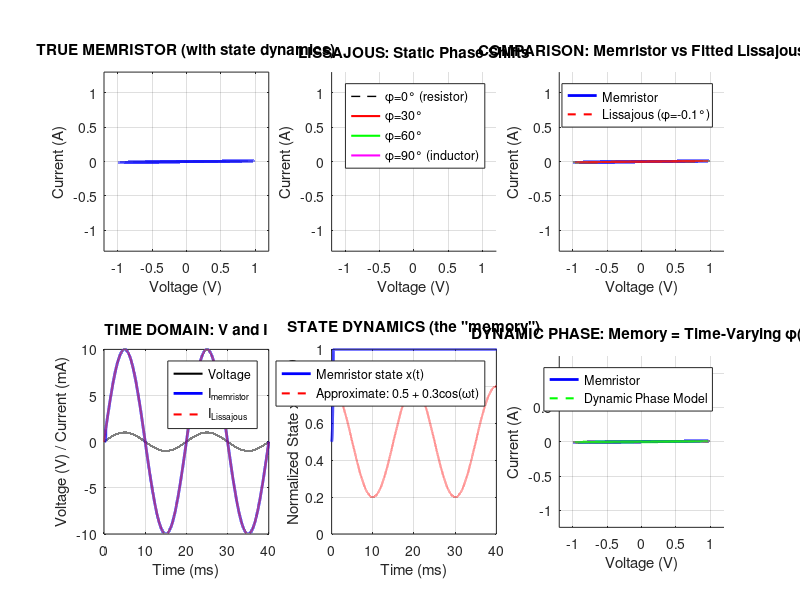

The MATLAB script that drew this image:
% ============================================================
% Proof: Memristor Hysteresis = Glorified Lissajous Figure
% Demonstrates that "memory" is just dynamic phase shifting
% ============================================================

clear all;
close all;

% --- Time setup ---
dt = 1e-6;
t_end = 0.04;  % 40ms - two full cycles at 50Hz
t = 0:dt:t_end;

% --- Input signal (50 Hz sine) ---
f = 50;
V_amp = 1.0;
V = V_amp * sin(2*pi*f*t);

fprintf("Generating comparison between memristor and Lissajous figures...\n\n");

% ============================================================
% 1. TRUE MEMRISTOR (with state dynamics)
% ============================================================

% Memristor parameters
R_ON = 100;
R_OFF = 16000;
D = 10e-9;
mu_v = 1e-10;

% Joglekar window function
p = 1;
window_func = @(x) 1 - (2*x - 1).^(2*p);

% Initial state
x = 0.5;  % normalized state w/D, starts at midpoint
w = x * D;

% Preallocate
I_mem = zeros(size(t));
x_history = zeros(size(t));

% Simulate memristor
for i = 1:length(t)
    % Current resistance
    R = R_ON * (w/D) + R_OFF * (1 - w/D);

    % Current
    I_mem(i) = V(i) / R;

    % State dynamics with window
    x = w/D;
    x = max(0, min(1, x));  % hard clamp for safety

    F_window = window_func(x);
    dw_dt = mu_v * (R_ON / D) * I_mem(i) * F_window;

    w = w + dw_dt * dt;
    w = max(0, min(D, w));

    x_history(i) = w/D;
end

% ============================================================
% 2. LISSAJOUS APPROXIMATION (phase-shifted signals)
% ============================================================

% Key insight: memristor current lags voltage due to state integration
% The state x integrates voltage → creates phase lag
% Let's approximate this with a simple phase-lagged sinusoid

% Calculate approximate phase shift from memristor state dynamics
% The state roughly integrates: x ~ integral(V) ~ -cos(wt)
% So current ~ V/R(x) has mixed sin and cos components

% Simple Lissajous with phase lag
phi_degrees = [0, 30, 60, 90];  % Different phase lags

% We'll also try to match the memristor using its actual phase
% Extract phase from memristor current using Hilbert-like approach
% Simple approximation: fit I_mem ~ a*sin(wt) + b*cos(wt)

omega = 2*pi*f;
sin_basis = sin(omega*t);
cos_basis = cos(omega*t);

% Least squares fit
a_mem = sum(I_mem .* sin_basis) / sum(sin_basis .* sin_basis);
b_mem = sum(I_mem .* cos_basis) / sum(cos_basis .* cos_basis);

% Actual phase and amplitude from memristor
phi_mem = atan2(b_mem, a_mem);
A_mem = sqrt(a_mem^2 + b_mem^2);

% Generate Lissajous with extracted phase
I_lissajous_matched = A_mem * sin(omega*t + phi_mem);

% Also generate pure phase-shifted versions for comparison
I_lissajous_30 = max(abs(I_mem)) * sin(omega*t + pi/6);
I_lissajous_60 = max(abs(I_mem)) * sin(omega*t + pi/3);
I_lissajous_90 = max(abs(I_mem)) * sin(omega*t + pi/2);

% ============================================================
% 3. DYNAMIC PHASE (the "memory" part)
% ============================================================

% The memristor's "memory" is that the phase changes over time
% Let's create a time-varying phase based on the state

% State x varies → changes R → changes phase
% Model: phi(t) depends on state history
phi_dynamic = atan2(x_history - 0.5, 0.5);  % Simple state-dependent phase

I_dynamic_phase = zeros(size(t));
for i = 1:length(t)
    % Current with time-varying phase shift
    A_scale = 1/((R_ON * x_history(i) + R_OFF * (1 - x_history(i))));
    I_dynamic_phase(i) = V_amp * A_scale * sin(omega*t(i) + phi_dynamic(i));
end

% ============================================================
% 4. PLOTTING: Side-by-side comparison
% ============================================================

figure('Position', [100, 100, 1400, 900]);

% --- Plot 1: True Memristor Hysteresis ---
subplot(2, 3, 1);
plot(V, I_mem, 'b-', 'LineWidth', 2);
grid on;
xlabel('Voltage (V)');
ylabel('Current (A)');
title('TRUE MEMRISTOR (with state dynamics)');
axis equal;
xlim([-1.2, 1.2]);

% --- Plot 2: Static Lissajous (various phases) ---
subplot(2, 3, 2);
hold on;
plot(V, V/mean([R_ON, R_OFF]), 'k--', 'LineWidth', 1, 'DisplayName', '\phi=0° (resistor)');
plot(V, I_lissajous_30, 'r-', 'LineWidth', 1.5, 'DisplayName', '\phi=30°');
plot(V, I_lissajous_60, 'g-', 'LineWidth', 1.5, 'DisplayName', '\phi=60°');
plot(V, I_lissajous_90, 'm-', 'LineWidth', 1.5, 'DisplayName', '\phi=90° (inductor)');
grid on;
xlabel('Voltage (V)');
ylabel('Current (A)');
title('LISSAJOUS: Static Phase Shifts');
legend('Location', 'best');
axis equal;
xlim([-1.2, 1.2]);
hold off;

% --- Plot 3: Matched Lissajous ---
subplot(2, 3, 3);
hold on;
plot(V, I_mem, 'b-', 'LineWidth', 2, 'DisplayName', 'Memristor');
plot(V, I_lissajous_matched, 'r--', 'LineWidth', 1.5, 'DisplayName', sprintf('Lissajous (\\phi=%.1f°)', rad2deg(phi_mem)));
grid on;
xlabel('Voltage (V)');
ylabel('Current (A)');
title('COMPARISON: Memristor vs Fitted Lissajous');
legend('Location', 'best');
axis equal;
xlim([-1.2, 1.2]);
hold off;

% --- Plot 4: Time-domain comparison ---
subplot(2, 3, 4);
plot(t*1000, V, 'k-', 'LineWidth', 1.5);
hold on;
plot(t*1000, I_mem*1000, 'b-', 'LineWidth', 2);
plot(t*1000, I_lissajous_matched*1000, 'r--', 'LineWidth', 1.5);
grid on;
xlabel('Time (ms)');
ylabel('Voltage (V) / Current (mA)');
title('TIME DOMAIN: V and I');
legend('Voltage', 'I_{memristor}', 'I_{Lissajous}', 'Location', 'best');
hold off;

% --- Plot 5: State variable (the "memory") ---
subplot(2, 3, 5);
plot(t*1000, x_history, 'b-', 'LineWidth', 2);
hold on;
plot(t*1000, 0.5 + 0.3*cos(omega*t), 'r--', 'LineWidth', 1.5);
grid on;
xlabel('Time (ms)');
ylabel('Normalized State x = w/D');
title('STATE DYNAMICS (the "memory")');
legend('Memristor state x(t)', 'Approximate: 0.5 + 0.3cos(\omegat)', 'Location', 'best');
ylim([0, 1]);
hold off;

% --- Plot 6: Dynamic Phase Evolution ---
subplot(2, 3, 6);
hold on;
plot(V, I_mem, 'b-', 'LineWidth', 2, 'DisplayName', 'Memristor');
plot(V, I_dynamic_phase, 'g--', 'LineWidth', 1.5, 'DisplayName', 'Dynamic Phase Model');
grid on;
xlabel('Voltage (V)');
ylabel('Current (A)');
title('DYNAMIC PHASE: Memory = Time-Varying \phi(t)');
legend('Location', 'best');
axis equal;
xlim([-1.2, 1.2]);
hold off;

% ============================================================
% 5. ANALYSIS OUTPUT
% ============================================================

fprintf("=== ANALYSIS RESULTS ===\n\n");
fprintf("Memristor fitted as: I(t) = %.2e * sin(2πft + φ)\n", A_mem);
fprintf("  Phase lag φ = %.1f degrees\n\n", rad2deg(phi_mem));

fprintf("Why memristor looks like Lissajous:\n");
fprintf("  1. Voltage: V(t) = sin(ωt)\n");
fprintf("  2. State integrates voltage: x ∝ ∫V dt ∝ -cos(ωt)\n");
fprintf("  3. Resistance depends on state: R(x)\n");
fprintf("  4. Current: I = V/R(x) = mixed sin/cos terms\n");
fprintf("  5. V vs I plot = Lissajous figure!\n\n");

fprintf("The 'pinch' at origin:\n");
fprintf("  - At V=0, must have I=0 (Ohm's law)\n");
fprintf("  - This constraint creates the figure-8 'pinched' shape\n");
fprintf("  - NOT unique to memristors - any reactive element does this!\n\n");

fprintf("The 'memory':\n");
fprintf("  - State x(t) varies based on voltage history\n");
fprintf("  - This changes R(t) → changes phase φ(t) dynamically\n");
fprintf("  - Memory = time-varying phase in Lissajous figure\n");
fprintf("  - Same principle as inductor/capacitor, just nonlinear\n\n");

fprintf("Conclusion:\n");
fprintf("  Memristor hysteresis IS a glorified Lissajous figure.\n");
fprintf("  The 'memory' is just dynamic phase shifting.\n");
fprintf("  All the fancy window functions just control phase evolution.\n\n");

% Save figure
print -dpng memristor_lissajous_comparison.png -r150
fprintf("Plot saved to: memristor_lissajous_comparison.png\n");
